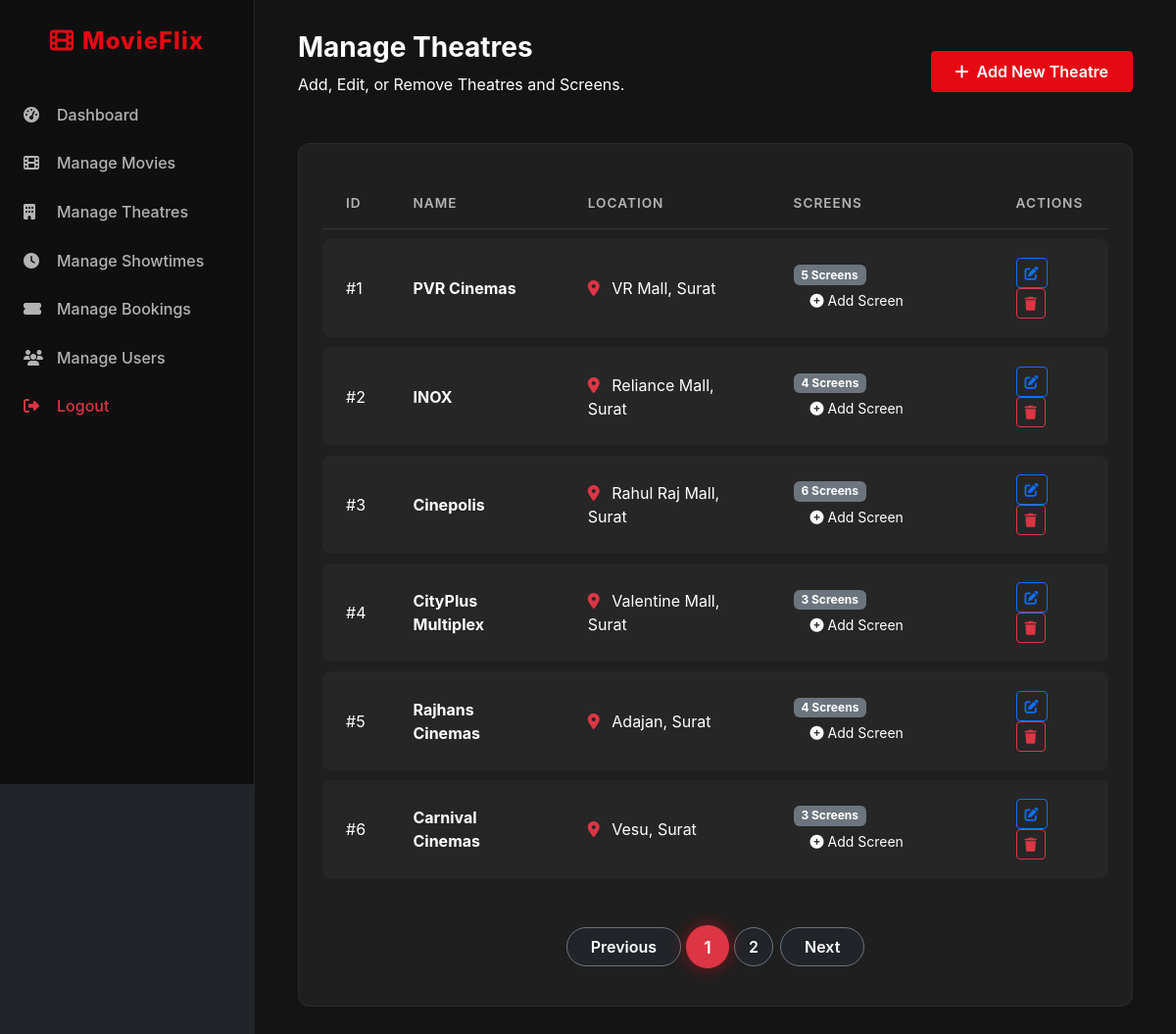
/admin/manage_theatres.php (signed in), run on the app's committed database.
### tables this page shows
CREATE TABLE IF NOT EXISTS theatres (
    theatre_id    INT PRIMARY KEY AUTO_INCREMENT,
    name          VARCHAR(100) NOT NULL,
    location      VARCHAR(200),
    city          VARCHAR(50),
    total_screens INT
);

### admin/controllers/manage_theaters_process.php (called while the page is built, shortened)
<?php
require_once '../config/db.php';
require_once 'admin_header.php';
$limit = 6;
$page = isset($_GET['page']) ? (int)$_GET['page'] : 1;
$offset = ($page - 1) * $limit;
$total_result = $conn->query("SELECT COUNT(*) as count FROM theatres");
$total_rows = $total_result->fetch_assoc()['count'];
$total_pages = ceil($total_rows / $limit);
$theatres = $conn->query("SELECT * FROM theatres ORDER BY theatre_id ASC LIMIT $limit OFFSET $offset");

### admin/manage_theatres.php (the view, shortened to what this page needs)
<?php require_once 'controllers/manage_theaters_process.php'; ?>
<div class="container-fluid">
    <div class="admin-header">
        <div>
            <h2 class="admin-title">Manage Theatres</h2>
            <p class="text-white mt-2">Add, Edit, or Remove Theatres and Screens.</p>
        </div>
        <button class="btn auth-btn" data-bs-toggle="modal" data-bs-target="#theatreModal" onclick="resetTheatreForm()">
            <i class="fas fa-plus me-2"></i>Add New Theatre
        </button>
    </div>
    <div class="admin-table-card">
        <div class="table-responsive">
            <table class="table custom-table">
                <thead>
                    <tr>
                        <th>ID</th>
                        <th>Name</th>
                        <th>Location</th>
                        <th>Screens</th>
                        <th>Actions</th>
                    </tr>
                </thead>
                <tbody>
                    <?php if ($theatres->num_rows > 0): ?>
                        <?php while ($row = $theatres->fetch_assoc()): ?>
                            <tr>
                                <td><span class="text-white">#<?php echo $row['theatre_id']; ?></span></td>
                                <td class="fw-bold"><?php echo $row['name']; ?></td>
                                <td>
                                    <i class="fas fa-map-marker-alt text-danger me-2"></i>
                                    <?php echo $row['location'] . ', ' . $row['city']; ?>
                                </td>
                                <td>
                                    <span class="badge bg-secondary"><?php echo $row['total_screens']; ?> Screens</span>
                                    <button class="btn btn-sm text-white text-decoration-none ms-2" onclick="addScreen(<?php echo $row['theatre_id']; ?>)">
                                        <i class="fas fa-plus-circle"></i> Add Screen
                                    </button>
                                </td>
                                <td>
                                    <button class="btn btn-sm btn-outline-primary me-1" onclick='editTheatre(<?php echo json_encode($row); ?>)'>
                                        <i class="fas fa-edit"></i>
                                    </button>
                                    <a href="?delete_theatre=<?php echo $row['theatre_id']; ?>" class="btn btn-sm btn-outline-danger" onclick="return confirm('Are You Sure!! You want to Delete this Theatre??')">
                                        <i class="fas fa-trash"></i>
                                    </a>
                                </td>
                            </tr>
                        <?php endwhile; ?>
                    <?php else: ?>
                        <tr>
                            <td colspan="5" class="text-center py-4 text-muted">No theatres found.</td>
                        </tr>
                    <?php endif; ?>
                </tbody>
            </table>
        </div>
        <?php if ($total_pages > 1): ?>
            <nav aria-label="Page navigation" class="mt-4">
                <ul class="pagination justify-content-center">
                    <li class="page-item <?php echo ($page <= 1) ? 'disabled' : ''; ?>">
                        <a class="page-link bg-dark text-white border-secondary" href="?page=<?php echo $page - 1; ?>">Previous</a>
                    </li>
                    <?php for ($i = 1; $i <= $total_pages; $i++): ?>
                        <li class="page-item <?php echo ($page == $i) ? 'active' : ''; ?>">
                            <a class="page-link <?php echo ($page == $i) ? 'bg-danger border-danger' : 'bg-dark text-white border-secondary'; ?>" href="?page=<?php echo $i; ?>"><?php echo $i; ?></a>
                        </li>
                    <?php endfor; ?>
                    <li class="page-item <?php echo ($page >= $total_pages) ? 'disabled' : ''; ?>">
                        <a class="page-link bg-dark text-white border-secondary" href="?page=<?php echo $page + 1; ?>">Next</a>
                    </li>
                </ul>
            </nav>
        <?php endif; ?>
    </div>
</div>
</div>
</div>
</body>
</html>

### assets/css/style.css (style rules this page uses)
:root { --primary-color: #e50914; --secondary-color: #141414; --text-color: #ffffff; --text-muted: #b3b3b3; --bg-color: #141414; --card-bg: #1f1f1f; --font-main: 'Inter', sans-serif; --transition-speed: 0.3s; }
body { background-color: var(--bg-color); color: var(--text-color); font-family: var(--font-main); overflow-x: hidden; }
h1, h2, h3, h4, h5, h6 { font-weight: 700; margin-bottom: 1rem; }
a { text-decoration: none; transition: color var(--transition-speed); }
.auth-btn { background-color: var(--primary-color); color: white; border-color: var(--primary-color); padding: 0.5rem 1.5rem; font-weight: 600; border-radius: 4px; transition: all var(--transition-speed); }
.pagination { gap: 0.5rem; align-items: center; }
.pagination .page-link { background-color: #1f1f1f; border: 1px solid rgba(255, 255, 255, 0.1); color: #b3b3b3; transition: all 0.3s ease; border-radius: 50%; width: 40px; height: 40px; display: flex; align-items: center; justify-content: center; font-weight: 600; }
.pagination .page-item:first-child .page-link, .pagination .page-item:last-child .page-link { border-radius: 50px; width: auto; padding: 0 1.5rem; }
.pagination .page-item.active .page-link { background-color: var(--primary-color); border-color: var(--primary-color); color: #fff; box-shadow: 0 0 15px rgba(229, 9, 20, 0.5); transform: scale(1.1); }
.pagination .page-item.disabled .page-link { background-color: transparent; border-color: rgba(255, 255, 255, 0.05); color: #444; cursor: not-allowed; transform: none; box-shadow: none; }

### admin/assets/css/style.css (style rules this page uses)
.auth-btn { background-color: var(--primary-color); color: white; border-color: var(--primary-color); padding: 0.5rem 1.5rem; font-weight: 600; border-radius: 4px; transition: all var(--transition-speed); }
.admin-table-card { background-color: #1f1f1f; border: 1px solid rgba(255, 255, 255, 0.05); border-radius: 12px; padding: 1.5rem; margin-top: 2rem; }
.admin-header { display: flex; justify-content: space-between; align-items: center; margin-bottom: 2rem; }
.admin-title { font-size: 1.75rem; font-weight: 700; color: white; margin: 0; }
.custom-table { width: 100%; border-collapse: separate; border-spacing: 0 10px; color: #e0e0e0; }
.custom-table thead th { background-color: transparent; border-bottom: 1px solid rgba(255, 255, 255, 0.1); color: #b3b3b3; font-weight: 600; text-transform: uppercase; font-size: 0.85rem; letter-spacing: 1px; padding: 1rem 1.5rem; }
.custom-table tbody tr { background-color: rgba(255, 255, 255, 0.03); transition: transform 0.2s, background-color 0.2s; }
.custom-table td { background-color: transparent; color: white; padding: 1.2rem 1.5rem; vertical-align: middle; border: none; }
.custom-table td:first-child { border-top-left-radius: 8px; border-bottom-left-radius: 8px; }
.custom-table td:last-child { border-top-right-radius: 8px; border-bottom-right-radius: 8px; }

### data on the page
theatres: theatre_id "1", name "PVR Cinemas", location "VR Mall", city "Surat", total_screens "5"
theatres: theatre_id "2", name "INOX", location "Reliance Mall", city "Surat", total_screens "4"
theatres: theatre_id "3", name "Cinepolis", location "Rahul Raj Mall", city "Surat", total_screens "6"
theatres: theatre_id "4", name "CityPlus Multiplex", location "Valentine Mall", city "Surat", total_screens "3"
theatres: theatre_id "5", name "Rajhans Cinemas", location "Adajan", city "Surat", total_screens "4"
theatres: theatre_id "6", name "Carnival Cinemas", location "Vesu", city "Surat", total_screens "3"
